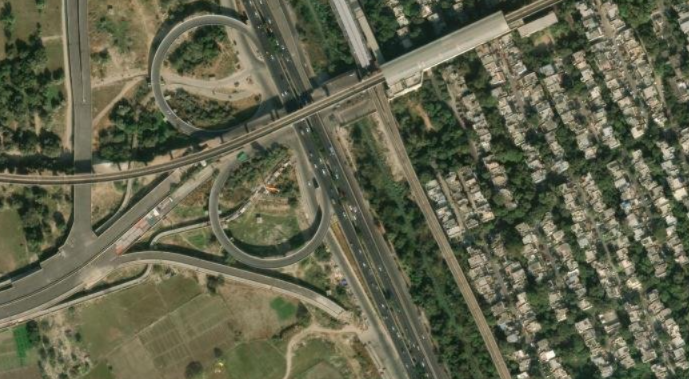
#> input picture dist/image1.png, 689 x 379 px
$ python -i shadow_analysis.py   (imports and definitions only)
#> lines starting #> are read from the running program, lines starting #| are printed output that depends on the picture; after the words box and inside, x2 and y2 are one past the last pixel; in counts of white or black regions, pixels touching at a corner belong together
#> further down, picture is the input picture: shape (379, 689, 3); mean B, G, R 76, 98.6, 96.8
from __future__ import annotations

from typing import Any, List, Sequence, Tuple


def _bbox_center(bbox: Tuple[int, int, int, int]) -> Tuple[float, float]:
    x1, y1, x2, y2 = bbox
    return (x1 + x2) / 2.0, (y1 + y2) / 2.0


# [32 lines left out: functions _distance_point_to_bbox, _contour_centroid, _bbox_intersects_contour_bbox, not called in this run]


def detect_shadows(
    image_bgr: Any,
    min_shadow_area: float = 120.0,
    adaptive_block_size: int = 31,
    adaptive_c: int = 7,
) -> Tuple[Any, List[Any]]:
    """Detect candidate shadow regions from a single image.

    Steps:
    1. Grayscale conversion
    2. Gaussian smoothing
    3. Adaptive thresholding (dark region extraction)
    4. Morphological cleanup
    5. Contour filtering
    """
#> called with min_shadow_area = 120, adaptive_block_size = 31, adaptive_c = 7
    import cv2  # type: ignore
    import numpy as np  # type: ignore

    gray = cv2.cvtColor(image_bgr, cv2.COLOR_BGR2GRAY)
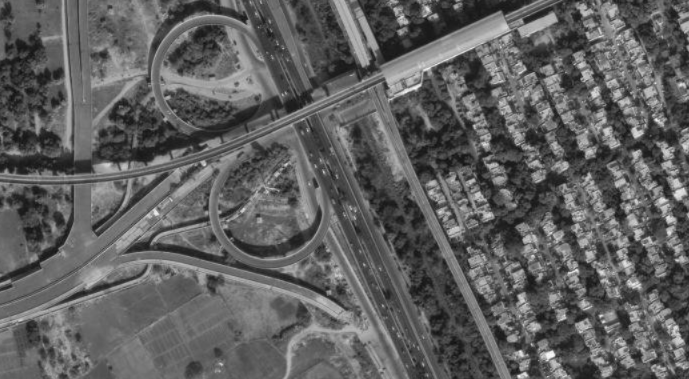
#> gray: shape (379, 689); min 15, max 249, mean 95.5
    blurred = cv2.GaussianBlur(gray, (5, 5), 0)

    block_size = max(3, int(adaptive_block_size) | 1)  # ensure odd
    threshold_mask = cv2.adaptiveThreshold(
        blurred,
        255,
        cv2.ADAPTIVE_THRESH_GAUSSIAN_C,
        cv2.THRESH_BINARY_INV,
        block_size,
        int(adaptive_c),
    )
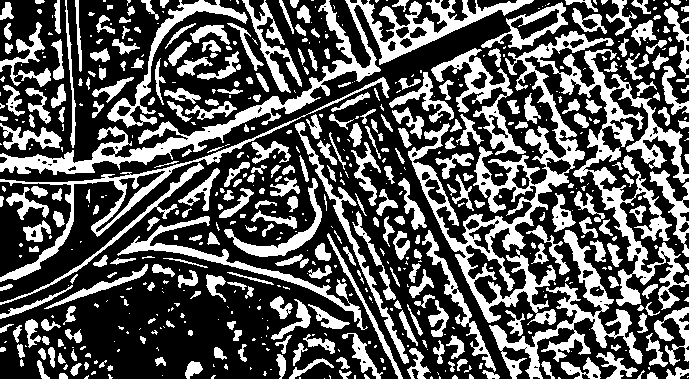
#> threshold_mask: shape (379, 689); 34.9% white; 614 white regions (300 under 20 px), largest, box (x1, y1, x2, y2) and area: (408, 31, 689, 325) 17682, (0, 0, 534, 175) 9364, (489, 230, 643, 379) 4328

    kernel = np.ones((3, 3), np.uint8)
    cleaned = cv2.morphologyEx(threshold_mask, cv2.MORPH_OPEN, kernel)
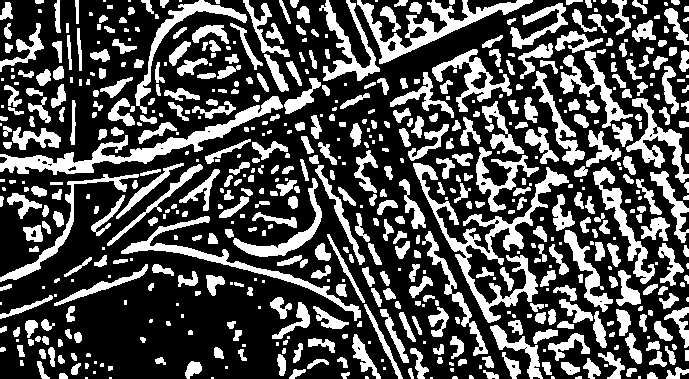
#> cleaned: shape (379, 689); 31.5% white; 622 white regions (166 under 20 px), largest, box (x1, y1, x2, y2) and area: (413, 163, 569, 323) 4131, (0, 96, 283, 175) 3551, (357, 0, 533, 64) 2585
    cleaned = cv2.morphologyEx(cleaned, cv2.MORPH_CLOSE, kernel)
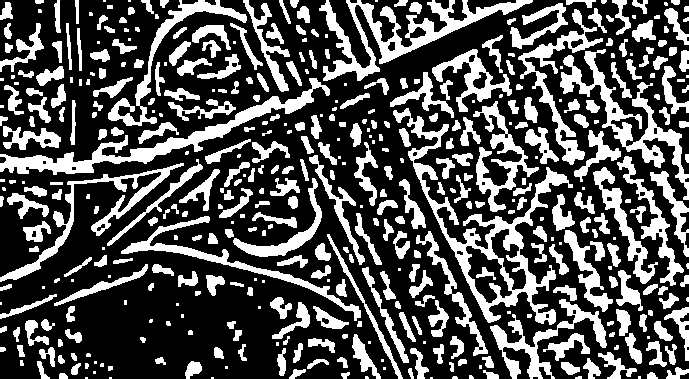
#> cleaned: shape (379, 689); 32.3% white; 446 white regions (105 under 20 px)

    contours, _ = cv2.findContours(cleaned, cv2.RETR_EXTERNAL, cv2.CHAIN_APPROX_SIMPLE)
#> contours = 445 contours, 156 with area under 20; largest, box (x1, y1, x2, y2) and area: (393, 108, 573, 325) 7162, (319, 0, 533, 81) 3944, (0, 78, 330, 175) 3706, (560, 49, 689, 200) 2960, (0, 163, 184, 282) 1939
    filtered: List[Any] = []
    for contour in contours:
        area = float(cv2.contourArea(contour))
        if area < min_shadow_area:
            continue
        filtered.append(contour)
#> this loop made 445 passes
#> area on passes 10 to 12: 35, 42.5, 29.5
#> after the loop, filtered = 117 contours; largest, box (x1, y1, x2, y2) and area: (393, 108, 573, 325) 7162, (319, 0, 533, 81) 3944, (0, 78, 330, 175) 3706, (560, 49, 689, 200) 2960, (0, 163, 184, 282) 1939

    return cleaned, filtered


# [28 lines left out: function associate_nearest_shadow, not called in this run]

>>> import cv2
>>> picture = cv2.imread('../dist/image1.png')
>>> result = detect_shadows(picture)
